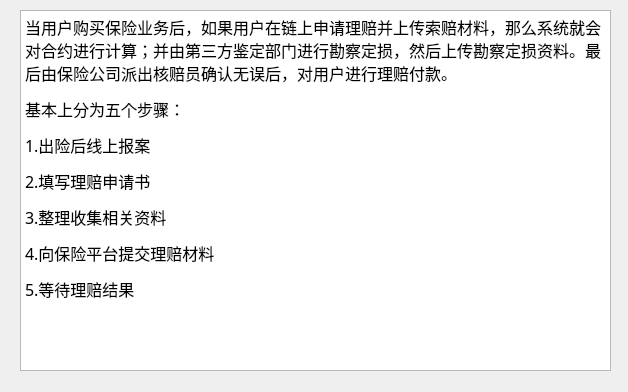
<?xml version="1.0" encoding="UTF-8"?>
<ui version="4.0">
 <class>Form</class>
 <widget class="QWidget" name="Form">
  <property name="geometry">
   <rect>
    <x>0</x>
    <y>0</y>
    <width>628</width>
    <height>392</height>
   </rect>
  </property>
  <property name="windowTitle">
   <string>Form</string>
  </property>
  <widget class="QTextBrowser" name="textBrowser">
   <property name="geometry">
    <rect>
     <x>20</x>
     <y>10</y>
     <width>591</width>
     <height>361</height>
    </rect>
   </property>
   <property name="font">
    <font>
     <family>Agency FB</family>
     <pointsize>10</pointsize>
    </font>
   </property>
   <property name="html">
    <string>&lt;!DOCTYPE HTML PUBLIC &quot;-//W3C//DTD HTML 4.0//EN&quot; &quot;http://www.w3.org/TR/REC-html40/strict.dtd&quot;&gt;
&lt;html&gt;&lt;head&gt;&lt;meta name=&quot;qrichtext&quot; content=&quot;1&quot; /&gt;&lt;style type=&quot;text/css&quot;&gt;
p, li { white-space: pre-wrap; }
&lt;/style&gt;&lt;/head&gt;&lt;body style=&quot; font-family:'Agency FB'; font-size:10pt; font-weight:400; font-style:normal;&quot;&gt;
&lt;p style=&quot; margin-top:12px; margin-bottom:12px; margin-left:0px; margin-right:0px; -qt-block-indent:0; text-indent:0px;&quot;&gt;&lt;span style=&quot; font-family:'宋体'; font-size:12pt;&quot;&gt;当用户购买保险业务后，如果用户在链上申请理赔并上传索赔材料，那么系统就会对合约进行计算；并由第三方鉴定部门进行勘察定损，然后上传勘察定损资料。最后由保险公司派出核赔员确认无误后，对用户进行理赔付款。&lt;/span&gt;&lt;/p&gt;
&lt;p style=&quot; margin-top:12px; margin-bottom:12px; margin-left:0px; margin-right:0px; -qt-block-indent:0; text-indent:0px;&quot;&gt;&lt;span style=&quot; font-family:'宋体'; font-size:12pt;&quot;&gt;基本上分为五个步骤：&lt;/span&gt;&lt;/p&gt;
&lt;p style=&quot; margin-top:12px; margin-bottom:12px; margin-left:0px; margin-right:0px; -qt-block-indent:0; text-indent:0px;&quot;&gt;&lt;span style=&quot; font-family:'宋体'; font-size:12pt;&quot;&gt;1.出险后线上报案&lt;/span&gt;&lt;/p&gt;
&lt;p style=&quot; margin-top:12px; margin-bottom:12px; margin-left:0px; margin-right:0px; -qt-block-indent:0; text-indent:0px;&quot;&gt;&lt;span style=&quot; font-family:'宋体'; font-size:12pt;&quot;&gt;2.填写理赔申请书&lt;/span&gt;&lt;/p&gt;
&lt;p style=&quot; margin-top:12px; margin-bottom:12px; margin-left:0px; margin-right:0px; -qt-block-indent:0; text-indent:0px;&quot;&gt;&lt;span style=&quot; font-family:'宋体'; font-size:12pt;&quot;&gt;3.整理收集相关资料&lt;/span&gt;&lt;/p&gt;
&lt;p style=&quot; margin-top:12px; margin-bottom:12px; margin-left:0px; margin-right:0px; -qt-block-indent:0; text-indent:0px;&quot;&gt;&lt;span style=&quot; font-family:'宋体'; font-size:12pt;&quot;&gt;4.向保险平台提交理赔材料&lt;/span&gt;&lt;/p&gt;
&lt;p style=&quot; margin-top:12px; margin-bottom:12px; margin-left:0px; margin-right:0px; -qt-block-indent:0; text-indent:0px;&quot;&gt;&lt;span style=&quot; font-family:'宋体'; font-size:12pt;&quot;&gt;5.等待理赔结果&lt;/span&gt;&lt;/p&gt;&lt;/body&gt;&lt;/html&gt;</string>
   </property>
  </widget>
 </widget>
 <resources/>
 <connections/>
</ui>
